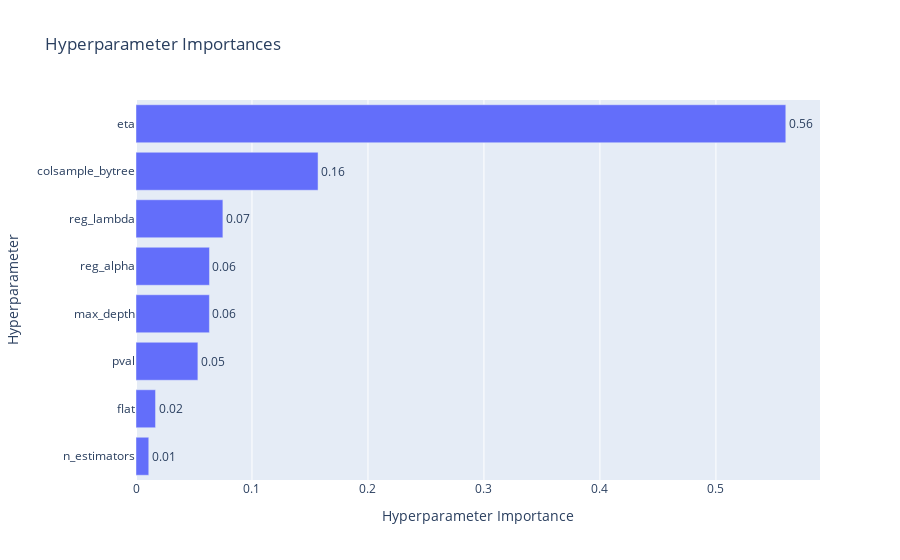

Write notebook code for a chart like this one.
### Code cell
optuna.visualization.plot_param_importances(study)

### Figure 1 — Plotly figure (JSON) as saved in the notebook; plotly's stock layout.template omitted (floating-point values rounded to 4 significant figures)
{"data": [{"cliponaxis": false, "hovertemplate": ["n_estimators (IntDistribution): 0.011006718680493417<extra></extra>", "flat (IntDistribution): 0.016849348494884137<extra></extra>", "pval (FloatDistribution): 0.05335417024124782<extra></extra>", "max_depth (IntDistribution): 0.06329480573313608<extra></extra>", "reg_alpha (FloatDistribution): 0.06335103250221215<extra></extra>", "reg_lambda (FloatDistribution): 0.07491921489863432<extra></extra>", "colsample_bytree (FloatDistribution): 0.15696132585149394<extra></extra>", "eta (FloatDistribution): 0.5602633835978982<extra></extra>"], "name": "Objective Value", "orientation": "h", "text": ["0.01", "0.02", "0.05", "0.06", "0.06", "0.07", "0.16", "0.56"], "textposition": "outside", "type": "bar", "x": [0.01101, 0.01685, 0.05335, 0.06329, 0.06335, 0.07492, 0.157, 0.5603], "y": ["n_estimators", "flat", "pval", "max_depth", "reg_alpha", "reg_lambda", "colsample_bytree", "eta"]}], "layout": {"title": {"text": "Hyperparameter Importances"}, "xaxis": {"title": {"text": "Hyperparameter Importance"}}, "yaxis": {"title": {"text": "Hyperparameter"}}}}
